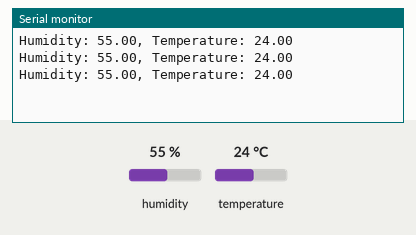
The sketch below on a simulated Arduino Uno, built with avr-gcc and run on an emulated ATmega328P. On the bench: the last lines printed to the serial monitor. The inputs (shaded band) are chosen by the test bench; at power-on: humidity 55 %, temperature 24 °C.

Above: at 2.8 s.
2.9 s: humidity set to 22 %
At 5.4 s:
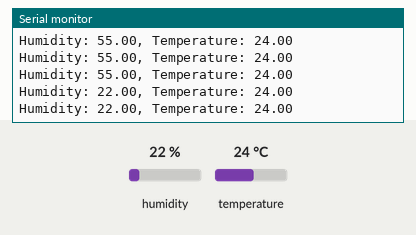
5.6 s: temperature set to 12 °C
At 6.9 s:
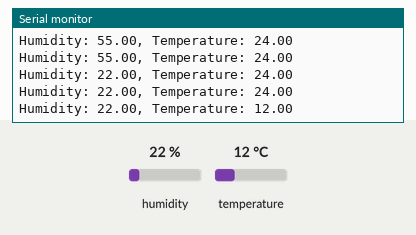
8.3 s: humidity set to 40 %
At 10.0 s:
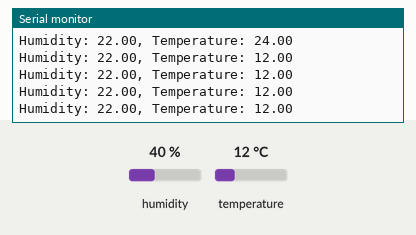
Timing chart, 0 to 11.5 s (numbered marks = the images above; inputs shaded):
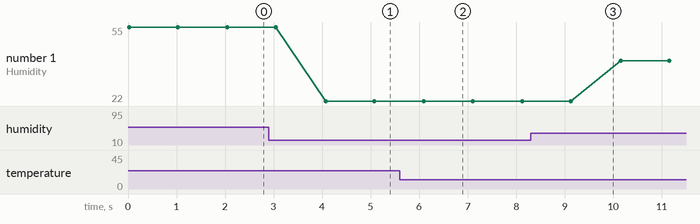

The sketch:

nitw-smart-city-case-study2.ino
```cpp
#include <DHT.h>

DHT dht(2,DHT11);

void setup() {
  Serial.begin(115200);
  dht.begin();
}

void loop() {

  float humidity=dht.readHumidity();
  float temperature=dht.readTemperature();

  // null values
  if(isnan(humidity) || isnan(temperature))
    return;

  Serial.print("Humidity: ");
  Serial.print(humidity);
  Serial.print(", Temperature: ");
  Serial.println(temperature);

  delay(1000);


}
```

Measured:
- after the input at 2.9 s, the serial monitor: prints a new line after 1.2 s (image 1)
- after the input at 5.6 s, the serial monitor: prints a new line after 0.50 s (image 2)
- plotted number 1: 55 → 22 after the input at 2.9 s, 22 → 40 after the input at 8.3 s
